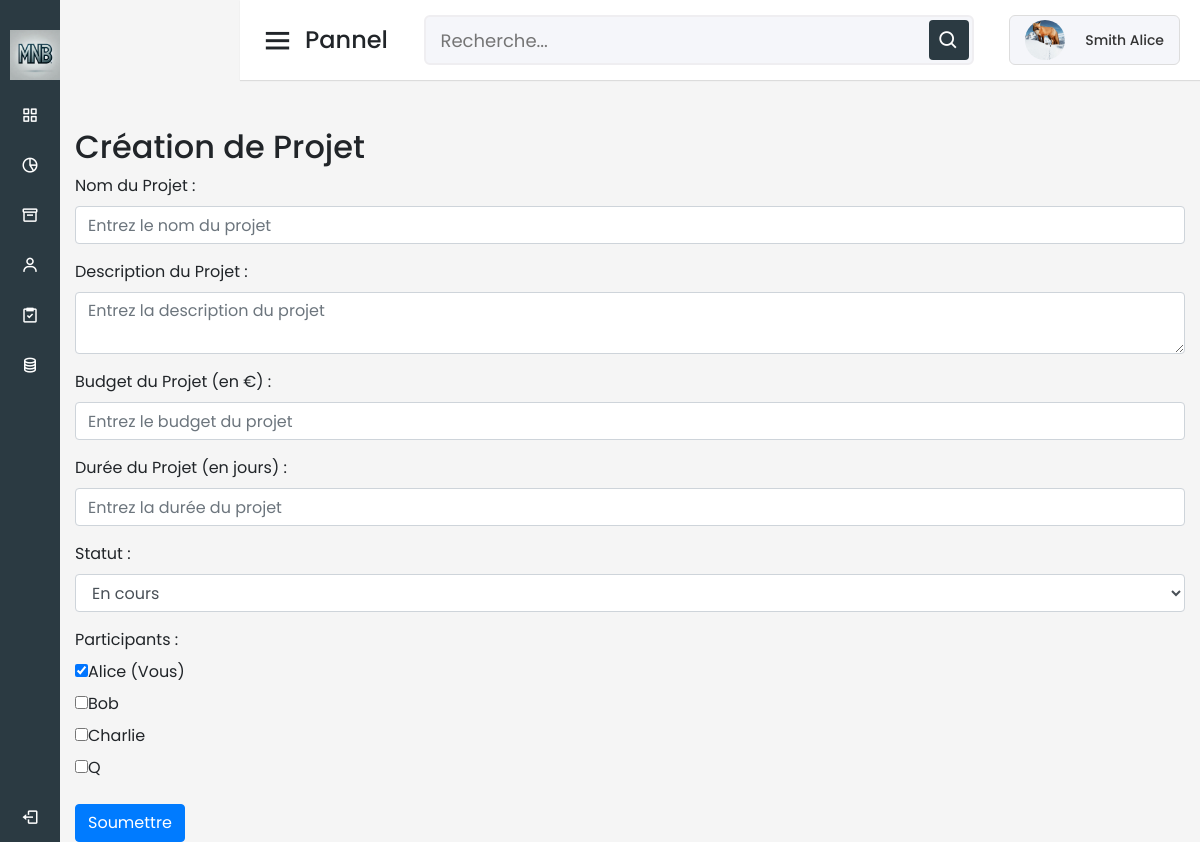
Before: /projet.php (signed in) with the older database file.
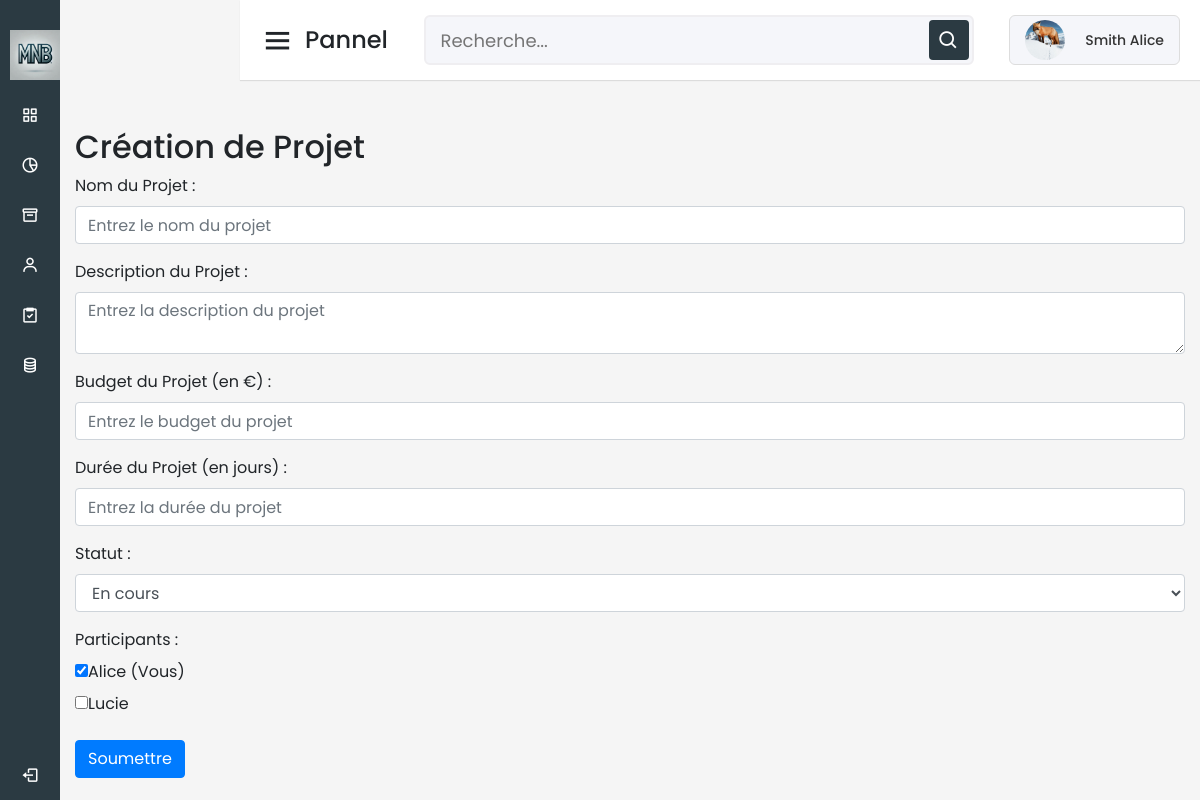
After: the same page with the newer database file.
### tables this page shows
CREATE TABLE `Utilisateur` (
  `IDUser` int(11) NOT NULL,
  `Email` varchar(50) NOT NULL,
  `MDP` varchar(255) DEFAULT NULL,
  `Nom` varchar(50) NOT NULL,
  `Prenom` varchar(50) NOT NULL,
  `photo` varchar(50) NOT NULL,
  `Statu` varchar(50) NOT NULL
);

### projet.php (the view, shortened to what this page needs)
<?php
$servername = "localhost";
$username = "root";
$password = "";
$dbname = "MNB_data";
$conn = new mysqli($servername, $username, $password, $dbname);
?>
<!DOCTYPE html>
<html lang="fr" dir="ltr">
<head>
    <link rel="stylesheet" href="dashboard.css" />
    <link href="https://stackpath.bootstrapcdn.com/bootstrap/4.5.2/css/bootstrap.min.css" rel="stylesheet">
    <link href="https://unpkg.com/boxicons@2.0.7/css/boxicons.min.css" rel="stylesheet" />
</head>
<body>
    <?php include('sidebar.php'); ?>
    <section class="home-section">
    <?php include('header_gestion.php'); ?>
        <div class="home-content">
            <div class="container mt-4">
                <h2>Création de Projet</h2>
                <form class="needs-validation" novalidate method="post" action="">
                    <div class="form-group">
                        <label for="nom_projet">Nom du Projet :</label>
                        <input type="text" class="form-control" id="nom_projet" name="nom_projet" placeholder="Entrez le nom du projet" required>
                    </div>
                    <div class="form-group">
                        <label for="description_projet">Description du Projet :</label>
                        <textarea class="form-control" id="description_projet" name="description_projet" placeholder="Entrez la description du projet" required></textarea>
                    </div>
                    <div class="form-group">
                        <label for="budget">Budget du Projet (en €) :</label>
                        <input type="number" class="form-control" id="budget" name="budget" placeholder="Entrez le budget du projet" required>
                    </div>
                    <div class="form-group">
                        <label for="duree_projet">Durée du Projet (en jours) :</label>
                        <input type="number" class="form-control" id="duree_projet" name="duree_projet" placeholder="Entrez la durée du projet" required>
                    </div>
                    <div class="form-group">
                        <label for="statu">Statut :</label>
                        <select class="form-control" id="statu" name="statu">
                            <option value="En cours" selected>En cours</option>
                        </select>
                    </div>
                    <div class="form-group">
                        <label for="participants">Participants :</label>
                        <div id="participants">
                            <?php
                            $users = $conn->query('SELECT IDUser, nom FROM Utilisateur');
                            while ($user = $users->fetch_assoc()) {
                                $isCurrentUser = $user['IDUser'] == $_SESSION['user_id'];
                                $checked = $isCurrentUser ? 'checked' : '';
                                $disabled = ($_SESSION['statu'] === 'User' && $isCurrentUser) ? 'disabled' : '';
                                echo '<div class="participant-option">';
                                echo '<input type="checkbox" id="user_' . $user['IDUser'] . '" name="participants[]" value="' . $user['IDUser'] . '" ' . $checked . ' ' . $disabled . '>';
                                echo '<label for="user_' . $user['IDUser'] . '">' . $user['nom'] . ($isCurrentUser ? ' (Vous)' : '') . '</label>';
                                echo '</div>';
                            }
                            ?>
                        </div>
                    </div>
                    <button type="submit" class="btn btn-primary">Soumettre</button>
                </form>
            </div>
        </div>
    </section>
</body>
</html>

Changed rows visible on the page:
removed utilisateur: Nom "Bob"
removed utilisateur: Nom "Charlie"
removed utilisateur: Nom "Q"
added utilisateur: Nom "Lucie"
